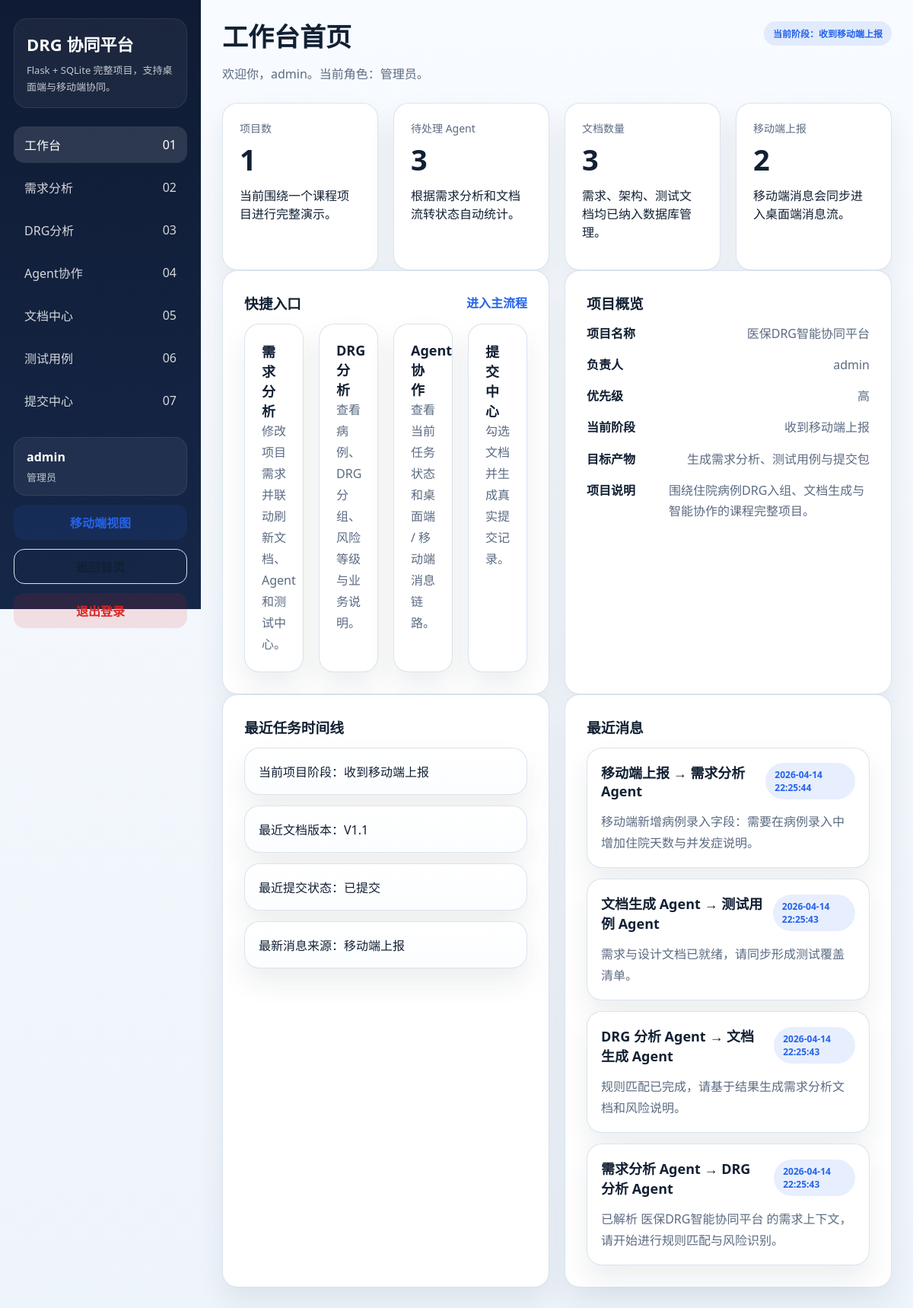
The app's page /dashboard (signed in) with its own data.
### tables this page shows
CREATE TABLE users (
            id INTEGER PRIMARY KEY AUTOINCREMENT,
            username TEXT NOT NULL UNIQUE,
            password_hash TEXT NOT NULL,
            role TEXT NOT NULL,
            created_at TEXT NOT NULL
        );

CREATE TABLE projects (
            id INTEGER PRIMARY KEY AUTOINCREMENT,
            name TEXT NOT NULL,
            owner_name TEXT NOT NULL,
            priority TEXT NOT NULL,
            phase TEXT NOT NULL,
            target TEXT NOT NULL,
            description TEXT NOT NULL,
            created_at TEXT NOT NULL,
            updated_at TEXT NOT NULL
        );

CREATE TABLE messages (
            id INTEGER PRIMARY KEY AUTOINCREMENT,
            project_id INTEGER NOT NULL,
            sender TEXT NOT NULL,
            receiver TEXT NOT NULL,
            content TEXT NOT NULL,
            source TEXT NOT NULL,
            created_at TEXT NOT NULL,
            FOREIGN KEY(project_id) REFERENCES projects(id)
        );

### app.py (the view)
@app.route("/dashboard")
@login_required
def dashboard():
    project = get_project()
    stats = get_stats(project["id"])
    messages = get_messages(project["id"])
    submissions = get_submissions(project["id"])
    documents = get_documents(project["id"])
    timeline = [
        f"当前项目阶段：{project['phase']}",
        f"最近文档版本：{documents[0]['version']}" if documents else "暂无文档",
        f"最近提交状态：{submissions[0]['status']}" if submissions else "暂无提交记录",
        f"最新消息来源：{messages[0]['sender']}" if messages else "暂无消息",
    ]
    return render_template(
        "dashboard.html",
        page_key="dashboard",
        project=project,
        stats=stats,
        timeline=timeline,
        recent_messages=messages[:4],
    )

### app.py (called while the page is built)
def get_db() -> sqlite3.Connection:
    if "db" not in g:
        connection = sqlite3.connect(app.config["DATABASE"])
        connection.row_factory = sqlite3.Row
        g.db = connection
    return g.db

def fetch_one(query: str, params: tuple[Any, ...] = ()) -> sqlite3.Row | None:
    return get_db().execute(query, params).fetchone()

def fetch_all(query: str, params: tuple[Any, ...] = ()) -> list[sqlite3.Row]:
    return get_db().execute(query, params).fetchall()

def get_project() -> sqlite3.Row:
    project = fetch_one("SELECT * FROM projects ORDER BY id LIMIT 1")
    if project is None:
        raise RuntimeError("Project seed data not found.")
    return project

def get_documents(project_id: int) -> list[dict[str, Any]]:
    rows = fetch_all("SELECT * FROM documents WHERE project_id = ? ORDER BY id", (project_id,))
    return [
        {
            "id": row["id"],
            "title": row["title"],
            "status": row["status"],
            "version": row["version"],
            "content_lines": row["content"].split("\n"),
            "updated_at": row["updated_at"],
        }
        for row in rows
    ]

def get_messages(project_id: int) -> list[sqlite3.Row]:
    return fetch_all("SELECT * FROM messages WHERE project_id = ? ORDER BY id DESC", (project_id,))

def get_submissions(project_id: int) -> list[sqlite3.Row]:
    return fetch_all("SELECT * FROM submissions WHERE project_id = ? ORDER BY id DESC", (project_id,))

def get_stats(project_id: int) -> dict[str, int]:
    pending_agents = fetch_one(
        "SELECT COUNT(*) AS count FROM agents WHERE project_id = ? AND status != ?",
        (project_id, "已完成"),
    )["count"]
    document_count = fetch_one("SELECT COUNT(*) AS count FROM documents WHERE project_id = ?", (project_id,))["count"]
    submission_count = fetch_one("SELECT COUNT(*) AS count FROM submissions WHERE project_id = ?", (project_id,))["count"]
    report_count = fetch_one("SELECT COUNT(*) AS count FROM mobile_reports WHERE project_id = ?", (project_id,))["count"]
    return {
        "pending_agents": pending_agents,
        "documents": document_count,
        "submissions": submission_count,
        "mobile_reports": report_count,
    }

def login_required(view):
    @wraps(view)
    def wrapped_view(**kwargs):
        if g.user is None:
            return redirect(url_for("login"))
        return view(**kwargs)
    return wrapped_view

### templates/dashboard.html (shortened to what this page needs)
{% extends 'base.html' %}
{% block content %}
<header class="topbar">
    <div>
        <h1>工作台首页</h1>
        <p>欢迎你，{{ current_user['username'] }}。当前角色：{{ current_user['role'] }}。</p>
    </div>
    <div class="topbar-actions">
        <span class="badge">当前阶段：{{ project['phase'] }}</span>
    </div>
</header>
<section class="stat-grid">
    <article class="stat-card">
        <span class="stat-label">项目数</span>
        <strong class="stat-value">1</strong>
        <p>当前围绕一个课程项目进行完整演示。</p>
    </article>
    <article class="stat-card">
        <span class="stat-label">待处理 Agent</span>
        <strong class="stat-value">{{ stats['pending_agents'] }}</strong>
        <p>根据需求分析和文档流转状态自动统计。</p>
    </article>
    <article class="stat-card">
        <span class="stat-label">文档数量</span>
        <strong class="stat-value">{{ stats['documents'] }}</strong>
        <p>需求、架构、测试文档均已纳入数据库管理。</p>
    </article>
    <article class="stat-card">
        <span class="stat-label">移动端上报</span>
        <strong class="stat-value">{{ stats['mobile_reports'] }}</strong>
        <p>移动端消息会同步进入桌面端消息流。</p>
    </article>
</section>
<section class="panel-grid two-columns">
    <article class="panel">
        <div class="panel-header">
            <h3>快捷入口</h3>
            <a class="text-link" href="{{ url_for('analysis') }}">进入主流程</a>
        </div>
        <div class="quick-grid">
            <a class="quick-card" href="{{ url_for('analysis') }}">
                <h4>需求分析</h4>
                <p>修改项目需求并联动刷新文档、Agent和测试中心。</p>
            </a>
            <a class="quick-card" href="{{ url_for('cases_page') }}">
                <h4>DRG分析</h4>
                <p>查看病例、DRG分组、风险等级与业务说明。</p>
            </a>
            <a class="quick-card" href="{{ url_for('agents_page') }}">
                <h4>Agent协作</h4>
                <p>查看当前任务状态和桌面端 / 移动端消息链路。</p>
            </a>
            <a class="quick-card" href="{{ url_for('submit_page') }}">
                <h4>提交中心</h4>
                <p>勾选文档并生成真实提交记录。</p>
            </a>
        </div>
    </article>
    <article class="panel">
        <div class="panel-header">
            <h3>项目概览</h3>
        </div>
        <div class="info-list">
            <div class="info-row"><strong>项目名称</strong><span>{{ project['name'] }}</span></div>
            <div class="info-row"><strong>负责人</strong><span>{{ project['owner_name'] }}</span></div>
            <div class="info-row"><strong>优先级</strong><span>{{ project['priority'] }}</span></div>
            <div class="info-row"><strong>当前阶段</strong><span>{{ project['phase'] }}</span></div>
            <div class="info-row"><strong>目标产物</strong><span>{{ project['target'] }}</span></div>
            <div class="info-row"><strong>项目说明</strong><span>{{ project['description'] }}</span></div>
        </div>
    </article>
</section>
<section class="panel-grid two-columns">
    <article class="panel">
        <div class="panel-header">
            <h3>最近任务时间线</h3>
        </div>
        <div class="list-stack">
            {% for item in timeline %}
                <div class="item-card simple-item-card">{{ item }}</div>
            {% endfor %}
        </div>
    </article>
    <article class="panel">
        <div class="panel-header">
            <h3>最近消息</h3>
        </div>
        <div class="list-stack">
            {% for item in recent_messages %}
                <div class="item-card">
                    <div class="item-card-top">
                        <strong>{{ item['sender'] }} → {{ item['receiver'] }}</strong>
                        <span class="status-tag">{{ item['created_at'] }}</span>
                    </div>
                    <p>{{ item['content'] }}</p>
                </div>
            {% endfor %}
        </div>
    </article>
</section>
{% endblock %}

### templates/base.html (shortened to what this page needs)
<!DOCTYPE html>
<html lang="zh-CN">
<head>
    <link rel="stylesheet" href="{{ url_for('static', filename='css/style.css') }}" />
</head>
<body>
<div class="app-shell">
    <aside class="sidebar">
        <div class="brand-block">
            <h2 class="brand-title">DRG 协同平台</h2>
            <p class="brand-subtitle">Flask + SQLite 完整项目，支持桌面端与移动端协同。</p>
        </div>
        <nav class="nav-list">
            <a class="nav-item {% if page_key == 'dashboard' %}active{% endif %}" href="{{ url_for('dashboard') }}"><span>工作台</span><span>01</span></a>
            <a class="nav-item {% if page_key == 'analysis' %}active{% endif %}" href="{{ url_for('analysis') }}"><span>需求分析</span><span>02</span></a>
            <a class="nav-item {% if page_key == 'cases' %}active{% endif %}" href="{{ url_for('cases_page') }}"><span>DRG分析</span><span>03</span></a>
            <a class="nav-item {% if page_key == 'agents' %}active{% endif %}" href="{{ url_for('agents_page') }}"><span>Agent协作</span><span>04</span></a>
            <a class="nav-item {% if page_key == 'documents' %}active{% endif %}" href="{{ url_for('documents_page') }}"><span>文档中心</span><span>05</span></a>
            <a class="nav-item {% if page_key == 'tests' %}active{% endif %}" href="{{ url_for('tests_page') }}"><span>测试用例</span><span>06</span></a>
            <a class="nav-item {% if page_key == 'submit' %}active{% endif %}" href="{{ url_for('submit_page') }}"><span>提交中心</span><span>07</span></a>
        </nav>
        <div class="sidebar-footer">
            <div class="user-mini-card">
                <strong>{{ current_user['username'] if current_user else '访客' }}</strong>
                <span>{{ current_user['role'] if current_user else '未登录' }}</span>
            </div>
            <a class="button-secondary full" href="{{ url_for('mobile_home') }}">移动端视图</a>
            <a class="button-ghost full" href="{{ url_for('index') }}">返回首页</a>
            <a class="button-danger full" href="{{ url_for('logout') }}">退出登录</a>
        </div>
    </aside>
    <main class="main-content">
        {% block content %}{% endblock %}
    </main>
</div>
</body>
</html>

### records on screen
users: username "admin", role "管理员"
projects: phase "收到移动端上报", name "医保DRG智能协同平台", owner_name "admin", priority "高", target "生成需求分析、测试用例与提交包", description "围绕住院病例DRG入组、文档生成与智能协作的课程完整项目。"
messages: sender "移动端上报", receiver "需求分析 Agent", created_at "2026-04-14 22:25:44", content "移动端新增病例录入字段：需要在病例录入中增加住院天数与并发症说明。"
messages: sender "文档生成 Agent", receiver "测试用例 Agent", created_at "2026-04-14 22:25:43", content "需求与设计文档已就绪，请同步形成测试覆盖清单。"
messages: sender "DRG 分析 Agent", receiver "文档生成 Agent", created_at "2026-04-14 22:25:43", content "规则匹配已完成，请基于结果生成需求分析文档和风险说明。"
messages: sender "需求分析 Agent", receiver "DRG 分析 Agent", created_at "2026-04-14 22:25:43", content "已解析 医保DRG智能协同平台 的需求上下文，请开始进行规则匹配与风险识别。"

### other values on screen
{{ stats['pending_agents'] }} "3"
{{ stats['documents'] }} "3"
{{ stats['mobile_reports'] }} "2"
{{ item }} "当前项目阶段：收到移动端上报" "最近文档版本：V1.1" "最近提交状态：已提交" "最新消息来源：移动端上报"
